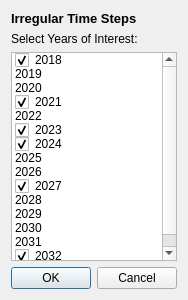
<?xml version="1.0" encoding="UTF-8"?>
<ui version="4.0">
 <class>TimeStep_Dialog</class>
 <widget class="QDialog" name="TimeStep_Dialog">
  <property name="geometry">
   <rect>
    <x>0</x>
    <y>0</y>
    <width>174</width>
    <height>300</height>
   </rect>
  </property>
  <property name="windowTitle">
   <string>Dialog</string>
  </property>
  <layout class="QVBoxLayout" name="verticalLayout">
   <item>
    <widget class="QLabel" name="timestep_title">
     <property name="minimumSize">
      <size>
       <width>120</width>
       <height>0</height>
      </size>
     </property>
     <property name="whatsThis">
      <string>Rainfall time series, obtain data from weather station or climate authority of your city. Time series should be in rainfall depth and have units millimetres.</string>
     </property>
     <property name="text">
      <string>&lt;html&gt;&lt;head/&gt;&lt;body&gt;&lt;p&gt;&lt;span style=&quot; font-size:10pt; font-weight:600;&quot;&gt;Irregular Time Steps&lt;/span&gt;&lt;/p&gt;&lt;/body&gt;&lt;/html&gt;</string>
     </property>
    </widget>
   </item>
   <item>
    <widget class="QLabel" name="timestep_descr">
     <property name="minimumSize">
      <size>
       <width>120</width>
       <height>0</height>
      </size>
     </property>
     <property name="whatsThis">
      <string>Rainfall time series, obtain data from weather station or climate authority of your city. Time series should be in rainfall depth and have units millimetres.</string>
     </property>
     <property name="text">
      <string>&lt;html&gt;&lt;head/&gt;&lt;body&gt;&lt;p&gt;Select Years of Interest:&lt;/p&gt;&lt;/body&gt;&lt;/html&gt;</string>
     </property>
    </widget>
   </item>
   <item>
    <widget class="QListWidget" name="years_list">
     <property name="enabled">
      <bool>true</bool>
     </property>
     <property name="verticalScrollBarPolicy">
      <enum>Qt::ScrollBarAlwaysOn</enum>
     </property>
     <item>
      <property name="text">
       <string>2018</string>
      </property>
      <property name="checkState">
       <enum>Checked</enum>
      </property>
     </item>
     <item>
      <property name="text">
       <string>2019</string>
      </property>
      <property name="checkState">
       <enum>Unchecked</enum>
      </property>
     </item>
     <item>
      <property name="text">
       <string>2020</string>
      </property>
      <property name="checkState">
       <enum>Unchecked</enum>
      </property>
     </item>
     <item>
      <property name="text">
       <string>2021</string>
      </property>
      <property name="checkState">
       <enum>Checked</enum>
      </property>
     </item>
     <item>
      <property name="text">
       <string>2022</string>
      </property>
      <property name="checkState">
       <enum>Unchecked</enum>
      </property>
     </item>
     <item>
      <property name="text">
       <string>2023</string>
      </property>
      <property name="checkState">
       <enum>Checked</enum>
      </property>
     </item>
     <item>
      <property name="text">
       <string>2024</string>
      </property>
      <property name="checkState">
       <enum>Checked</enum>
      </property>
     </item>
     <item>
      <property name="text">
       <string>2025</string>
      </property>
      <property name="checkState">
       <enum>Unchecked</enum>
      </property>
     </item>
     <item>
      <property name="text">
       <string>2026</string>
      </property>
      <property name="checkState">
       <enum>Unchecked</enum>
      </property>
     </item>
     <item>
      <property name="text">
       <string>2027</string>
      </property>
      <property name="checkState">
       <enum>Checked</enum>
      </property>
     </item>
     <item>
      <property name="text">
       <string>2028</string>
      </property>
      <property name="checkState">
       <enum>Unchecked</enum>
      </property>
     </item>
     <item>
      <property name="text">
       <string>2029</string>
      </property>
      <property name="checkState">
       <enum>Unchecked</enum>
      </property>
     </item>
     <item>
      <property name="text">
       <string>2030</string>
      </property>
      <property name="checkState">
       <enum>Unchecked</enum>
      </property>
     </item>
     <item>
      <property name="text">
       <string>2031</string>
      </property>
      <property name="checkState">
       <enum>Unchecked</enum>
      </property>
     </item>
     <item>
      <property name="text">
       <string>2032</string>
      </property>
      <property name="checkState">
       <enum>Checked</enum>
      </property>
     </item>
    </widget>
   </item>
   <item>
    <widget class="QDialogButtonBox" name="buttonBox">
     <property name="orientation">
      <enum>Qt::Horizontal</enum>
     </property>
     <property name="standardButtons">
      <set>QDialogButtonBox::Cancel|QDialogButtonBox::Ok</set>
     </property>
    </widget>
   </item>
  </layout>
 </widget>
 <resources/>
 <connections>
  <connection>
   <sender>buttonBox</sender>
   <signal>accepted()</signal>
   <receiver>TimeStep_Dialog</receiver>
   <slot>accept()</slot>
   <hints>
    <hint type="sourcelabel">
     <x>248</x>
     <y>254</y>
    </hint>
    <hint type="destinationlabel">
     <x>157</x>
     <y>274</y>
    </hint>
   </hints>
  </connection>
  <connection>
   <sender>buttonBox</sender>
   <signal>rejected()</signal>
   <receiver>TimeStep_Dialog</receiver>
   <slot>reject()</slot>
   <hints>
    <hint type="sourcelabel">
     <x>316</x>
     <y>260</y>
    </hint>
    <hint type="destinationlabel">
     <x>286</x>
     <y>274</y>
    </hint>
   </hints>
  </connection>
 </connections>
</ui>
